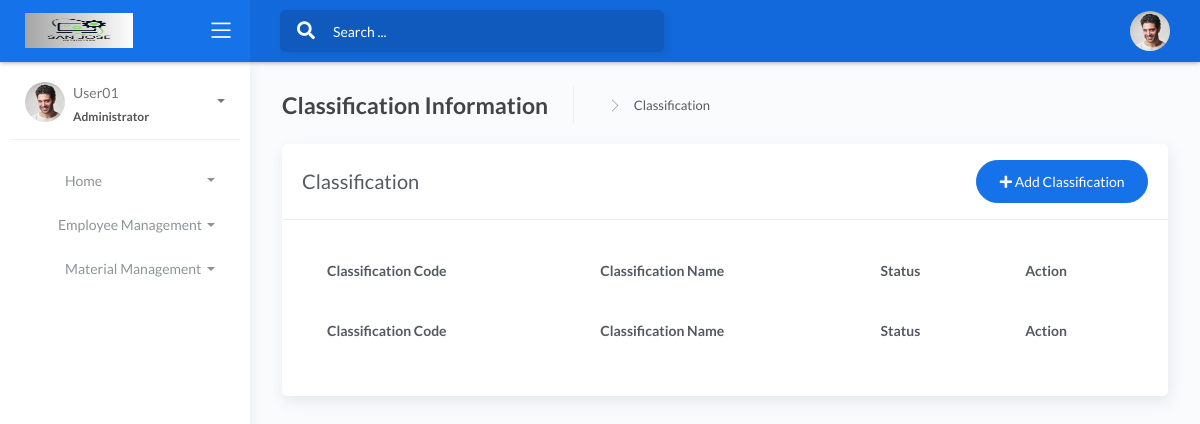
Before: /classification/ with the older database file.
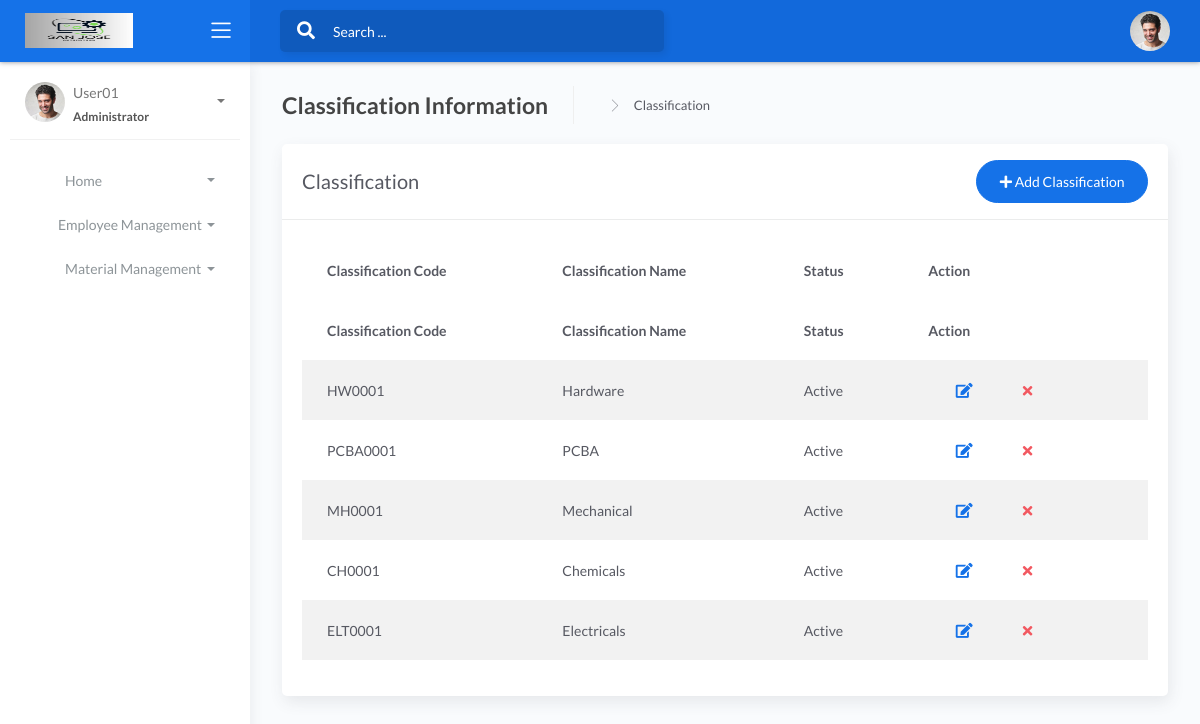
After: the same page with the newer database file.
### employee/models.py (models this page shows, shortened)
class Classification(models.Model):
    classification_code = models.CharField(max_length=50, unique=True)
    name = models.CharField(max_length=255)
    classification_status = models.CharField(max_length=10)

### employee/views.py (the view)
# urls.py: path('classification/',views.classification, name="classification"),
def classification(request):
    cls = Classification.objects.all()
    return render(request,'classification.html',{'cls': cls,})

### employee/templates/classification.html (shortened to what this page needs)
{% extends "base.html" %}
{% block body %}
		{% load static %}
		<div class="main-panel">
			<div class="content">
				<div class="page-inner">
					<div class="page-header">
						<h4 class="page-title">Classification Information</h4>
						<ul class="breadcrumbs">
							<li class="separator">
								<i class="flaticon-right-arrow"></i>
							</li>
							<li class="nav-item">
								<a href="#">Classification</a>
							</li>
						</ul>
					</div>
					<div class="row">
						<div class="col-md-12">
							<div class="card">
								<div class="card-header">
									<div class="d-flex align-items-center">
										<h4 class="card-title">Classification</h4>
										<button class="btn btn-primary btn-round ml-auto" data-toggle="modal" data-target="#addclassificationModal">
											<i class="fa fa-plus"></i>
											Add Classification
										</button>
									</div>
								</div>
								<div class="card-body">
									<div class="table-responsive">
										<table id="classification" class="display table table-striped table-hover" >
											<thead>
												<tr>
													<th>Classification Code</th>
													<th>Classification Name</th>
													<th>Status</th>
													<th>Action</th>
												</tr>
											</thead>
											<thead>
												<tr>
													<th>Classification Code</th>
													<th>Classification Name</th>
													<th>Status</th>
													<th>Action</th>
												</tr>
											</thead>
											<tbody>
												{% for classification in cls %}
													<tr>
														<td>{{ classification.classification_code }}</td>
														<td>{{ classification.name }}</td>
														<td>{{ classification.classification_status }}</td>
														<td>
															<div class="form-button-action">
																<button type="button" data-toggle="modal" href="#editclassificationModal-{{forloop.counter}}" class="btn btn-link btn-primary btn-lg" data-original-title="Edit classification">
																	<i class="fa fa-edit"></i>
																</button>
																<button type="button" data-toggle="modal" href="#deleteclassificationModal-{{forloop.counter}}" class="btn btn-link btn-danger" data-original-title="Remove classification">
																	<i class="fa fa-times"></i>
																</button>
															</div>
														</td>
													</tr>
												{% endfor %}
											</tbody>
										</table>
									</div>
								</div>
							</div>
						</div>
					</div>
				</div>
			</div>
		</div>
    </div>
{% endblock %}

### employee/templates/base.html (shortened to what this page needs)
<!DOCTYPE html>
<html lang="en">
<head>
	{% load static %}
	<link rel="stylesheet" href="{% static 'assets/css/bootstrap.min.css' %}">
	<link rel="stylesheet" href="{% static 'assets/css/atlantis.min.css' %}">
	<link rel="stylesheet" href="{% static 'assets/css/demo.css' %}">
</head>
<body>
	<div class="wrapper">
		<div class="main-header">
			<div class="logo-header" data-background-color="blue">
				<a href="" class="logo">
					<img src="{% static 'assets/img/logo.png' %}" alt="navbar brand" class="navbar-brand" width="108" height="35">
				</a>
				<div class="nav-toggle">
					<button class="btn btn-toggle toggle-sidebar">
						<i class="icon-menu"></i>
					</button>
				</div>
			</div>
			<nav class="navbar navbar-header navbar-expand-lg" data-background-color="blue2">
				<div class="container-fluid">
					<div class="collapse" id="search-nav">
						<form class="navbar-left navbar-form nav-search mr-md-3">
							<div class="input-group">
								<div class="input-group-prepend">
									<button type="submit" class="btn btn-search pr-1">
										<i class="fa fa-search search-icon"></i>
									</button>
								</div>
								<input type="text" placeholder="Search ..." class="form-control">
							</div>
						</form>
					</div>
					<ul class="navbar-nav topbar-nav ml-md-auto align-items-center">
						<li class="nav-item dropdown hidden-caret">
							<a class="dropdown-toggle profile-pic" data-toggle="dropdown" href="" aria-expanded="false">
								<div class="avatar-sm">
									<img src="{% static 'assets/img/profile.jpg' %}" alt="..." class="avatar-img rounded-circle">
								</div>
							</a>
						</li>
					</ul>
				</div>
			</nav>
		</div>
		{% load static %}
		<div class="sidebar sidebar-style-2">
			<div class="sidebar-wrapper scrollbar scrollbar-inner">
				<div class="sidebar-content">
					<div class="user">
						<div class="avatar-sm float-left mr-2">
							<img src="{% static 'assets/img/profile.jpg' %}" alt="..." class="avatar-img rounded-circle">
						</div>
						<div class="info">
							<a data-toggle="collapse" href="#collapseExample" aria-expanded="true">
								<span>
									User01
									<span class="user-level">Administrator</span>
									<span class="caret"></span>
								</span>
							</a>
						</div>
					</div>
					<ul class="nav nav-primary">
						<li class="nav-item">
							<a data-toggle="collapse" href="#dashboard" class="collapsed" aria-expanded="false">
								<p>Home</p>
								<span class="caret"></span>
							</a>
						</li>
						<li class="nav-item">
							<a data-toggle="collapse" href="#employee" class="collapsed" aria-expanded="false">
								<p>Employee Management</p>
								<span class="caret"></span>
							</a>
						</li>
						<li class="nav-item">
							<a data-toggle="collapse" href="#material" class="collapsed" aria-expanded="false">
								<p>Material Management</p>
								<span class="caret"></span>
							</a>
						</li>
					</ul>
				</div>
			</div>
		</div>
        {% block body %}  {% endblock %}
</body>
</html>

Changed rows visible on the page:
added Classification: classification_code "HW0001", name "Hardware", classification_status "Active"
added Classification: classification_code "PCBA0001", name "PCBA", classification_status "Active"
added Classification: classification_code "MH0001", name "Mechanical", classification_status "Active"
added Classification: classification_code "CH0001", name "Chemicals", classification_status "Active"
added Classification: classification_code "ELT0001", name "Electricals", classification_status "Active"
